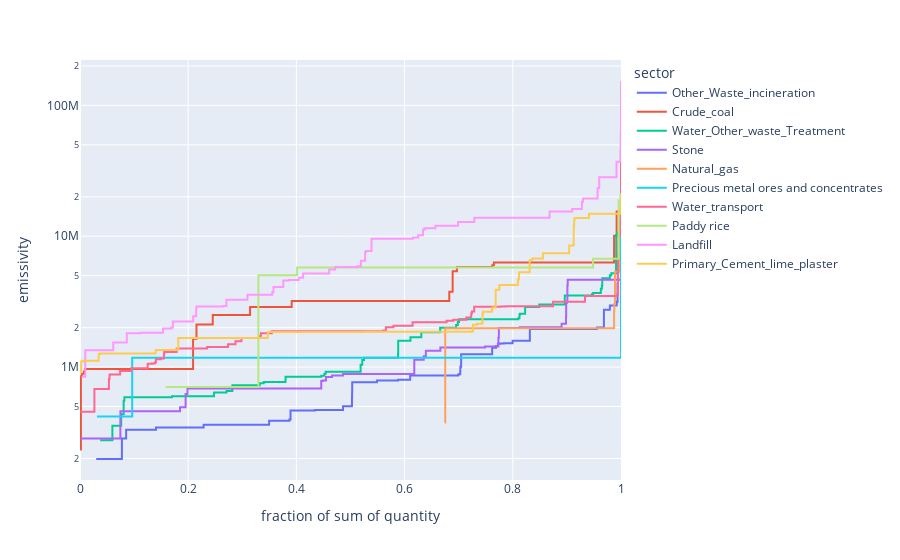

The notebook cell saved with this chart:
### Code cell
import plotly.express as px
emissiv_df=pd.DataFrame([model.iot.stressor_extension.M.sum(),get_total_imports_region(model.iot,"FR")],index=["emissivity","quantity"]).T
emissiv_df_sorted=emissiv_df.sort_values(by="emissivity")
sector_needed_emssiv=emissiv_df_sorted.loc[emissiv_df_sorted.index.get_level_values("sector").isin(SECTORS.to_list())].reset_index()

sector_needed_emssiv=sector_needed_emssiv.drop(index=sector_needed_emssiv.loc[sector_needed_emssiv["quantity"]==0].index)

fig=px.ecdf(sector_needed_emssiv,y="emissivity",color="sector",x="quantity",orientation="h",log_y=True,hover_data=["region","emissivity","quantity"])

fig.show()

### Figure 1 — Plotly figure (JSON) as saved in the notebook; plotly's stock layout.template omitted (floating-point values rounded to 4 significant figures)
{"data": [{"customdata": [["Luxembourg"], ["Germany"], ["Canada"], ["Norway"], ["Belgium"], ["Sweden"], ["Switzerland"], ["Romania"], ["Italy"], ["United States"], ["Ireland"], ["Malta"], ["Slovenia"], ["Cyprus"], ["Denmark"], ["Japan"], ["Poland"], ["Netherlands"], ["Croatia"], ["South Korea"], ["Bulgaria"], ["Slovakia"], ["Austria"], ["United Kingdom"], ["Czech Republic"], ["RoW America"], ["Hungary"], ["Spain"], ["RoW Middle East"], ["Finland"], ["RoW Asia and Pacific"], ["Portugal"], ["China"], ["Lithuania"], ["RoW Africa"], ["Greece"], ["RoW Europe"], ["Estonia"], ["Taiwan"], ["Latvia"], ["Turkey"], ["Russia"]], "hovertemplate": "sector=Other_Waste_incineration<br>fraction of sum of quantity=%{x}<br>emissivity=%{y}<br>region=%{customdata[0]}<extra></extra>", "legendgroup": "Other_Waste_incineration", "line": {"dash": "solid", "shape": "hv"}, "marker": {"color": "#636efa", "symbol": "circle"}, "mode": "lines", "name": "Other_Waste_incineration", "orientation": "h", "showlegend": true, "type": "scatter", "x": [0.02999, 0.07745, 0.0853, 0.1405, 0.2285, 0.3496, 0.3871, 0.3891, 0.4342, 0.4862, 0.5025, 0.5027, 0.503, 0.5032, 0.5489, 0.5878, 0.6103, 0.699, 0.6997, 0.7028, 0.703, 0.7045, 0.7105, 0.7619, 0.7691, 0.7727, 0.7769, 0.7835, 0.7997, 0.8315, 0.9555, 0.9684, 0.9793, 0.9795, 0.9916, 0.9922, 0.9936, 0.9942, 0.9973, 0.9973, 0.9975, 1.0], "xaxis": "x", "y": [198200.0, 284900.0, 332300.0, 344400.0, 362400.0, 388300.0, 397200.0, 465800.0, 470200.0, 502200.0, 512500.0, 587900.0, 646400.0, 766400.0, 789700.0, 800700.0, 862500.0, 872900.0, 881600.0, 921200.0, 1006000.0, 1251000.0, 1252000.0, 1403000.0, 1446000.0, 1504000.0, 1511000.0, 1520000.0, 1587000.0, 1955000.0, 2010000.0, 2740000.0, 2852000.0, 2959000.0, 2989000.0, 3156000.0, 4338000.0, 5882000.0, 8653000.0, 11210000.0, 11330000.0, 45080000.0], "yaxis": "y"}, {"customdata": [["Netherlands"], ["Lithuania"], ["Ireland"], ["United Kingdom"], ["Spain"], ["United States"], ["Estonia"], ["Norway"], ["Finland"], ["Poland"], ["Germany"], ["Canada"], ["RoW America"], ["Australia"], ["China"], ["Latvia"], ["RoW Asia and Pacific"], ["South Africa"], ["RoW Europe"], ["Russia"], ["Belgium"], ["Indonesia"], ["RoW Africa"]], "hovertemplate": "sector=Crude_coal<br>fraction of sum of quantity=%{x}<br>emissivity=%{y}<br>region=%{customdata[0]}<extra></extra>", "legendgroup": "Crude_coal", "line": {"dash": "solid", "shape": "hv"}, "marker": {"color": "#EF553B", "symbol": "circle"}, "mode": "lines", "name": "Crude_coal", "orientation": "h", "showlegend": true, "type": "scatter", "x": [0.0001099, 0.001671, 0.003307, 0.007412, 0.009247, 0.209, 0.2097, 0.2153, 0.2157, 0.2454, 0.3142, 0.3144, 0.3913, 0.6826, 0.6888, 0.6967, 0.6969, 0.7621, 0.7649, 0.9872, 0.9872, 0.9919, 1.0], "xaxis": "x", "y": [233800.0, 852300.0, 888700.0, 922700.0, 968100.0, 1636000.0, 1642000.0, 2109000.0, 2119000.0, 2501000.0, 2522000.0, 2884000.0, 3197000.0, 3757000.0, 5391000.0, 5794000.0, 5827000.0, 6010000.0, 6297000.0, 8281000.0, 10090000.0, 15480000.0, 23480000.0], "yaxis": "y"}, {"customdata": [["Switzerland"], ["Luxembourg"], ["Norway"], ["Romania"], ["Brazil"], ["Netherlands"], ["Belgium"], ["Denmark"], ["South Africa"], ["Sweden"], ["Canada"], ["Germany"], ["United Kingdom"], ["China"], ["Taiwan"], ["Ireland"], ["Croatia"], ["Greece"], ["Australia"], ["Italy"], ["Slovenia"], ["Czech Republic"], ["RoW Middle East"], ["Spain"], ["Indonesia"], ["Austria"], ["Finland"], ["Slovakia"], ["Malta"], ["Bulgaria"], ["RoW Asia and Pacific"], ["Cyprus"], ["Latvia"], ["Hungary"], ["RoW Africa"], ["Poland"], ["United States"], ["South Korea"], ["RoW America"], ["Russia"], ["Lithuania"], ["India"], ["RoW Europe"], ["Portugal"], ["Mexico"], ["Estonia"], ["Japan"], ["Turkey"]], "hovertemplate": "sector=Water_Other_waste_Treatment<br>fraction of sum of quantity=%{x}<br>emissivity=%{y}<br>region=%{customdata[0]}<extra></extra>", "legendgroup": "Water_Other_waste_Treatment", "line": {"dash": "solid", "shape": "hv"}, "marker": {"color": "#00cc96", "symbol": "circle"}, "mode": "lines", "name": "Water_Other_waste_Treatment", "orientation": "h", "showlegend": true, "type": "scatter", "x": [0.03728, 0.05986, 0.07616, 0.08066, 0.08201, 0.17, 0.2478, 0.2708, 0.2817, 0.3323, 0.3397, 0.3799, 0.446, 0.4518, 0.4542, 0.5187, 0.5218, 0.5251, 0.5544, 0.5879, 0.5882, 0.6108, 0.6309, 0.6452, 0.6598, 0.6657, 0.6953, 0.6983, 0.7005, 0.7009, 0.8102, 0.8123, 0.8133, 0.8228, 0.8489, 0.8961, 0.9466, 0.9484, 0.9627, 0.9646, 0.9654, 0.9795, 0.9821, 0.9909, 0.9912, 0.9926, 0.9997, 1.0], "xaxis": "x", "y": [275900.0, 356500.0, 435800.0, 553200.0, 587600.0, 597300.0, 640400.0, 657000.0, 727100.0, 750600.0, 770100.0, 842800.0, 857400.0, 890100.0, 920600.0, 1042000.0, 1132000.0, 1177000.0, 1178000.0, 1266000.0, 1591000.0, 1687000.0, 1842000.0, 1846000.0, 1848000.0, 1996000.0, 2098000.0, 2212000.0, 2256000.0, 2316000.0, 2356000.0, 2522000.0, 2552000.0, 2874000.0, 3007000.0, 3524000.0, 3617000.0, 3685000.0, 3971000.0, 4207000.0, 4774000.0, 5025000.0, 5213000.0, 6616000.0, 10210000.0, 10610000.0, 20850000.0, 22310000.0], "yaxis": "y"}, {"customdata": [["Switzerland"], ["Norway"], ["Romania"], ["Germany"], ["United Kingdom"], ["Sweden"], ["Spain"], ["Turkey"], ["United States"], ["Brazil"], ["Ireland"], ["Slovenia"], ["Italy"], ["RoW Africa"], ["RoW America"], ["Denmark"], ["South Africa"], ["Belgium"], ["RoW Middle East"], ["Japan"], ["Hungary"], ["Canada"], ["RoW Asia and Pacific"], ["India"], ["China"], ["Austria"], ["Indonesia"], ["Czech Republic"], ["RoW Europe"], ["Bulgaria"], ["Portugal"], ["Poland"]], "hovertemplate": "sector=Stone<br>fraction of sum of quantity=%{x}<br>emissivity=%{y}<br>region=%{customdata[0]}<extra></extra>", "legendgroup": "Stone", "line": {"dash": "solid", "shape": "hv"}, "marker": {"color": "#ab63fa", "symbol": "circle"}, "mode": "lines", "name": "Stone", "orientation": "h", "showlegend": true, "type": "scatter", "x": [0.000775, 0.07459, 0.07475, 0.1849, 0.1952, 0.1987, 0.4459, 0.4485, 0.4547, 0.466, 0.486, 0.486, 0.6179, 0.6354, 0.6392, 0.6393, 0.6661, 0.7486, 0.7734, 0.7734, 0.7734, 0.7743, 0.813, 0.8902, 0.8983, 0.8987, 0.8987, 0.9001, 0.9009, 0.9015, 0.9999, 1], "xaxis": "x", "y": [284600.0, 402100.0, 459300.0, 492400.0, 622900.0, 684700.0, 783200.0, 787800.0, 838300.0, 861900.0, 863500.0, 886800.0, 1139000.0, 1207000.0, 1305000.0, 1334000.0, 1410000.0, 1436000.0, 1453000.0, 1624000.0, 1674000.0, 1990000.0, 2014000.0, 2140000.0, 2423000.0, 2783000.0, 3103000.0, 3169000.0, 4194000.0, 4640000.0, 7486000.0, 26300000.0], "yaxis": "y"}, {"customdata": [["Norway"], ["United Kingdom"], ["United States"], ["Netherlands"], ["Germany"], ["RoW America"], ["RoW Middle East"], ["Hungary"], ["RoW Africa"], ["Italy"], ["Ireland"], ["Czech Republic"], ["Switzerland"], ["Slovenia"]], "hovertemplate": "sector=Natural_gas<br>fraction of sum of quantity=%{x}<br>emissivity=%{y}<br>region=%{customdata[0]}<extra></extra>", "legendgroup": "Natural_gas", "line": {"dash": "solid", "shape": "hv"}, "marker": {"color": "#FFA15A", "symbol": "circle"}, "mode": "lines", "name": "Natural_gas", "orientation": "h", "showlegend": true, "type": "scatter", "x": [0.6751, 0.6751, 0.6751, 0.6751, 0.9873, 0.9876, 0.9889, 0.9889, 0.997, 0.9971, 0.9971, 0.9985, 0.9998, 1], "xaxis": "x", "y": [375000.0, 1149000.0, 1973000.0, 1979000.0, 2642000.0, 3029000.0, 3624000.0, 5359000.0, 6900000.0, 11540000.0, 12970000.0, 14330000.0, 16070000.0, 87400000.0], "yaxis": "y"}, {"customdata": [["South Africa"], ["RoW Asia and Pacific"], ["United Kingdom"]], "hovertemplate": "sector=Precious metal ores and concentrates<br>fraction of sum of quantity=%{x}<br>emissivity=%{y}<br>region=%{customdata[0]}<extra></extra>", "legendgroup": "Precious metal ores and concentrates", "line": {"dash": "solid", "shape": "hv"}, "marker": {"color": "#19d3f3", "symbol": "circle"}, "mode": "lines", "name": "Precious metal ores and concentrates", "orientation": "h", "showlegend": true, "type": "scatter", "x": [0.03138, 0.09649, 1], "xaxis": "x", "y": [418200.0, 1180000.0, 51440000.0], "yaxis": "y"}, {"customdata": [["Slovakia"], ["Switzerland"], ["RoW Africa"], ["Bulgaria"], ["Hungary"], ["Sweden"], ["Brazil"], ["United States"], ["Ireland"], ["Croatia"], ["South Africa"], ["Turkey"], ["Finland"], ["Malta"], ["RoW America"], ["United Kingdom"], ["Belgium"], ["Estonia"], ["RoW Europe"], ["Spain"], ["Netherlands"], ["Slovenia"], ["Italy"], ["RoW Asia and Pacific"], ["Lithuania"], ["Romania"], ["Indonesia"], ["Australia"], ["India"], ["RoW Middle East"], ["Norway"], ["Russia"], ["Canada"], ["Portugal"], ["Luxembourg"], ["Mexico"], ["South Korea"], ["Denmark"], ["China"], ["Japan"], ["Austria"], ["Germany"], ["Cyprus"], ["Latvia"], ["Czech Republic"], ["Greece"], ["Taiwan"]], "hovertemplate": "sector=Water_transport<br>fraction of sum of quantity=%{x}<br>emissivity=%{y}<br>region=%{customdata[0]}<extra></extra>", "legendgroup": "Water_transport", "line": {"dash": "solid", "shape": "hv"}, "marker": {"color": "#FF6692", "symbol": "circle"}, "mode": "lines", "name": "Water_transport", "orientation": "h", "showlegend": true, "type": "scatter", "x": [0.0002251, 0.02663, 0.05349, 0.05451, 0.05474, 0.07416, 0.09444, 0.125, 0.1331, 0.1384, 0.1402, 0.1496, 0.1551, 0.1556, 0.1787, 0.235, 0.2737, 0.2759, 0.2874, 0.2984, 0.3331, 0.3343, 0.3545, 0.5602, 0.5606, 0.5617, 0.5655, 0.5794, 0.6147, 0.6776, 0.6899, 0.7141, 0.7231, 0.7243, 0.7244, 0.7287, 0.7775, 0.7871, 0.8744, 0.9334, 0.9335, 0.993, 0.9945, 0.9949, 0.9951, 0.9987, 1], "xaxis": "x", "y": [455500.0, 680200.0, 809600.0, 857200.0, 876200.0, 934100.0, 978900.0, 1058000.0, 1067000.0, 1084000.0, 1147000.0, 1161000.0, 1252000.0, 1305000.0, 1389000.0, 1426000.0, 1493000.0, 1495000.0, 1573000.0, 1667000.0, 1736000.0, 1814000.0, 1876000.0, 1890000.0, 1893000.0, 1901000.0, 2017000.0, 2065000.0, 2200000.0, 2255000.0, 2295000.0, 2392000.0, 2562000.0, 2603000.0, 2654000.0, 2887000.0, 2905000.0, 2911000.0, 3157000.0, 3366000.0, 3494000.0, 3567000.0, 7237000.0, 8712000.0, 9994000.0, 13540000.0, 48730000.0], "yaxis": "y"}, {"customdata": [["Greece"], ["Italy"], ["Spain"], ["RoW America"], ["RoW Asia and Pacific"], ["Turkey"]], "hovertemplate": "sector=Paddy rice<br>fraction of sum of quantity=%{x}<br>emissivity=%{y}<br>region=%{customdata[0]}<extra></extra>", "legendgroup": "Paddy rice", "line": {"dash": "solid", "shape": "hv"}, "marker": {"color": "#B6E880", "symbol": "circle"}, "mode": "lines", "name": "Paddy rice", "orientation": "h", "showlegend": true, "type": "scatter", "x": [0.1583, 0.3297, 0.4014, 0.9483, 0.9957, 1], "xaxis": "x", "y": [703900.0, 5039000.0, 5764000.0, 6722000.0, 18790000.0, 20760000.0], "yaxis": "y"}, {"customdata": [["Taiwan"], ["Malta"], ["Russia"], ["Switzerland"], ["Canada"], ["Ireland"], ["Norway"], ["Brazil"], ["Italy"], ["Luxembourg"], ["Slovenia"], ["Netherlands"], ["Romania"], ["United States"], ["Belgium"], ["Latvia"], ["Spain"], ["Denmark"], ["Czech Republic"], ["Greece"], ["United Kingdom"], ["Japan"], ["Poland"], ["Slovakia"], ["Croatia"], ["Lithuania"], ["Hungary"], ["RoW America"], ["China"], ["Cyprus"], ["Austria"], ["Portugal"], ["RoW Middle East"], ["Germany"], ["RoW Asia and Pacific"], ["Finland"], ["Australia"], ["Bulgaria"], ["Sweden"], ["Estonia"], ["RoW Africa"], ["RoW Europe"], ["Turkey"], ["Mexico"]], "hovertemplate": "sector=Landfill<br>fraction of sum of quantity=%{x}<br>emissivity=%{y}<br>region=%{customdata[0]}<extra></extra>", "legendgroup": "Landfill", "line": {"dash": "solid", "shape": "hv"}, "marker": {"color": "#FF97FF", "symbol": "circle"}, "mode": "lines", "name": "Landfill", "orientation": "h", "showlegend": true, "type": "scatter", "x": [0.002983, 0.009762, 0.06149, 0.08649, 0.1119, 0.1534, 0.1689, 0.1716, 0.2092, 0.2147, 0.2153, 0.2651, 0.2706, 0.3096, 0.3554, 0.3576, 0.3758, 0.3861, 0.4045, 0.4124, 0.4606, 0.4717, 0.5126, 0.5192, 0.5269, 0.5288, 0.5388, 0.6152, 0.6252, 0.634, 0.6366, 0.657, 0.6989, 0.7289, 0.868, 0.9097, 0.9278, 0.9299, 0.9567, 0.9597, 0.9917, 0.9989, 0.9995, 1.0], "xaxis": "x", "y": [843800.0, 1346000.0, 1539000.0, 1810000.0, 1832000.0, 1970000.0, 2006000.0, 2232000.0, 2441000.0, 2806000.0, 2902000.0, 2928000.0, 3270000.0, 3565000.0, 3738000.0, 4088000.0, 4597000.0, 4630000.0, 4805000.0, 5188000.0, 5560000.0, 5814000.0, 5904000.0, 6505000.0, 7592000.0, 7699000.0, 9554000.0, 9770000.0, 10160000.0, 11220000.0, 11520000.0, 12010000.0, 12870000.0, 13860000.0, 15450000.0, 16120000.0, 18340000.0, 19410000.0, 23320000.0, 28180000.0, 37070000.0, 44440000.0, 62040000.0, 153700000.0], "yaxis": "y"}, {"customdata": [["Ireland"], ["Finland"], ["Sweden"], ["Switzerland"], ["United Kingdom"], ["Austria"], ["Italy"], ["Netherlands"], ["Denmark"], ["Slovenia"], ["Germany"], ["Hungary"], ["Spain"], ["Belgium"], ["Estonia"], ["Norway"], ["Romania"], ["United States"], ["Australia"], ["Croatia"], ["Latvia"], ["Poland"], ["Slovakia"], ["Czech Republic"], ["Greece"], ["Bulgaria"], ["RoW America"], ["South Korea"], ["Lithuania"], ["South Africa"], ["Russia"], ["Portugal"], ["Canada"], ["Mexico"], ["Taiwan"], ["RoW Middle East"], ["Luxembourg"], ["Brazil"], ["RoW Africa"], ["Japan"], ["India"], ["RoW Europe"], ["Indonesia"], ["China"], ["RoW Asia and Pacific"], ["Turkey"]], "hovertemplate": "sector=Primary_Cement_lime_plaster<br>fraction of sum of quantity=%{x}<br>emissivity=%{y}<br>region=%{customdata[0]}<extra></extra>", "legendgroup": "Primary_Cement_lime_plaster", "line": {"dash": "solid", "shape": "hv"}, "marker": {"color": "#FECB52", "symbol": "circle"}, "mode": "lines", "name": "Primary_Cement_lime_plaster", "orientation": "h", "showlegend": true, "type": "scatter", "x": [0.000939, 0.002121, 0.002227, 0.006519, 0.03446, 0.03711, 0.1398, 0.1696, 0.1799, 0.1816, 0.3469, 0.3479, 0.5236, 0.7235, 0.7263, 0.7263, 0.7337, 0.7426, 0.7428, 0.744, 0.7449, 0.7614, 0.7624, 0.7684, 0.7751, 0.7755, 0.8094, 0.8094, 0.8113, 0.8115, 0.8115, 0.831, 0.8311, 0.8315, 0.8359, 0.8557, 0.9042, 0.9042, 0.9125, 0.9126, 0.9129, 0.9133, 0.9142, 0.9407, 0.999, 1.0], "xaxis": "x", "y": [910800.0, 995900.0, 1104000.0, 1115000.0, 1254000.0, 1270000.0, 1352000.0, 1354000.0, 1367000.0, 1669000.0, 1827000.0, 1856000.0, 1861000.0, 1872000.0, 1918000.0, 2110000.0, 2143000.0, 2158000.0, 2161000.0, 2555000.0, 2646000.0, 2780000.0, 2850000.0, 3906000.0, 4189000.0, 4244000.0, 4245000.0, 4669000.0, 5024000.0, 5233000.0, 5296000.0, 5349000.0, 6469000.0, 6560000.0, 6745000.0, 7421000.0, 7796000.0, 8496000.0, 8952000.0, 11630000.0, 12070000.0, 13250000.0, 13810000.0, 14880000.0, 16570000.0, 21330000.0], "yaxis": "y"}], "layout": {"legend": {"title": {"text": "sector"}, "tracegroupgap": 0}, "margin": {"t": 60}, "xaxis": {"anchor": "y", "domain": [0, 1], "rangemode": "tozero", "title": {"text": "fraction of sum of quantity"}}, "yaxis": {"anchor": "x", "domain": [0, 1], "title": {"text": "emissivity"}, "type": "log"}}}
